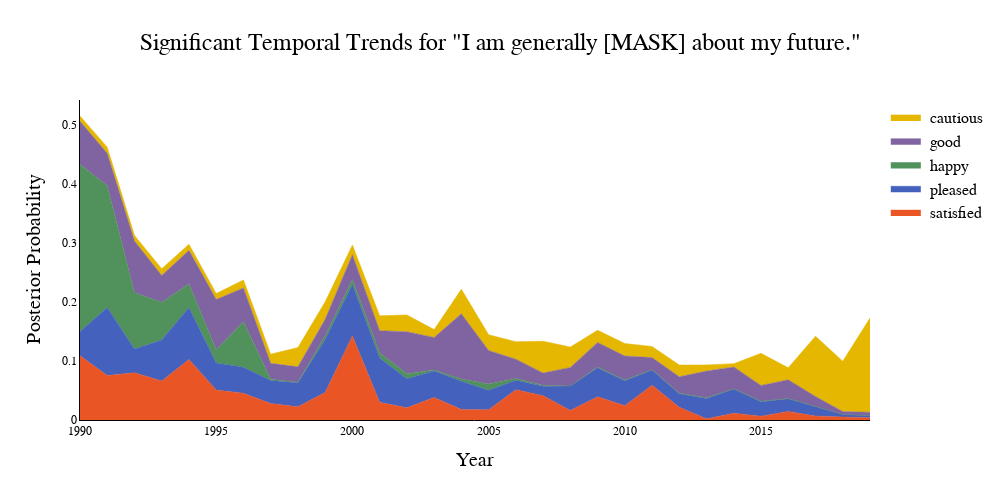

The notebook cell saved with this chart:
### Code cell
visuzlize_process('I am generally [MASK] about my future.', top_k=25, saveas='future.html')

### Figure 1 — Plotly figure (JSON) as saved in the notebook; plotly's stock layout.template omitted (floating-point values rounded to 4 significant figures)
{"data": [{"fillcolor": "rgba(234, 85, 38, 1)", "hovertemplate": "<b> satisfied</b>  %{y:.3f}<extra></extra>", "line": {"color": "#EA5526", "width": 0.5}, "mode": "lines", "name": " satisfied", "stackgroup": "one", "type": "scatter", "x": [1990, 1991, 1992, 1993, 1994, 1995, 1996, 1997, 1998, 1999, 2000, 2001, 2002, 2003, 2004, 2005, 2006, 2007, 2008, 2009, 2010, 2011, 2012, 2013, 2014, 2015, 2016, 2017, 2018, 2019], "y": [0.1088, 0.0755, 0.07996, 0.0661, 0.1024, 0.05064, 0.04529, 0.02791, 0.02237, 0.04666, 0.1426, 0.02999, 0.02057, 0.03812, 0.01778, 0.01725, 0.0513, 0.04115, 0.01626, 0.03927, 0.02433, 0.05907, 0.02148, 0.002001, 0.01145, 0.006482, 0.01446, 0.00676, 0.005147, 0.003804]}, {"fillcolor": "rgba(68, 98, 189, 1)", "hovertemplate": "<b> pleased</b>  %{y:.3f}<extra></extra>", "line": {"color": "#4462bd", "width": 0.5}, "mode": "lines", "name": " pleased", "stackgroup": "one", "type": "scatter", "x": [1990, 1991, 1992, 1993, 1994, 1995, 1996, 1997, 1998, 1999, 2000, 2001, 2002, 2003, 2004, 2005, 2006, 2007, 2008, 2009, 2010, 2011, 2012, 2013, 2014, 2015, 2016, 2017, 2018, 2019], "y": [0.04139, 0.1151, 0.04048, 0.06955, 0.0883, 0.04584, 0.04408, 0.03919, 0.04073, 0.08997, 0.08706, 0.07521, 0.04938, 0.04512, 0.04773, 0.03297, 0.01594, 0.01605, 0.04127, 0.04917, 0.04234, 0.02556, 0.02302, 0.03451, 0.04123, 0.02465, 0.02163, 0.01567, 0.004206, 0.003528]}, {"fillcolor": "rgba(81, 145, 91, 1)", "hovertemplate": "<b> happy</b>  %{y:.3f}<extra></extra>", "line": {"color": "#51915B", "width": 0.5}, "mode": "lines", "name": " happy", "stackgroup": "one", "type": "scatter", "x": [1990, 1991, 1992, 1993, 1994, 1995, 1996, 1997, 1998, 1999, 2000, 2001, 2002, 2003, 2004, 2005, 2006, 2007, 2008, 2009, 2010, 2011, 2012, 2013, 2014, 2015, 2016, 2017, 2018, 2019], "y": [0.2831, 0.2063, 0.09511, 0.06384, 0.0397, 0.02253, 0.07703, 0.002135, 0.001042, 0.006325, 0.008374, 0.008193, 0.00858, 0.001412, 0.003836, 0.01088, 0.00308, 0.001668, 0.000108, 0.0015, 0.001011, 0.0006496, 0.0007355, 0.001311, 0.0001075, 0.0008345, 0.00024, 0.0002554, 5.143e-05, 9.48e-05]}, {"fillcolor": "rgba(128, 100, 162, 1)", "hovertemplate": "<b> good</b>  %{y:.3f}<extra></extra>", "line": {"color": "#8064A2", "width": 0.5}, "mode": "lines", "name": " good", "stackgroup": "one", "type": "scatter", "x": [1990, 1991, 1992, 1993, 1994, 1995, 1996, 1997, 1998, 1999, 2000, 2001, 2002, 2003, 2004, 2005, 2006, 2007, 2008, 2009, 2010, 2011, 2012, 2013, 2014, 2015, 2016, 2017, 2018, 2019], "y": [0.07318, 0.05498, 0.08775, 0.04552, 0.05712, 0.08529, 0.05744, 0.02685, 0.02604, 0.02777, 0.0422, 0.03797, 0.07117, 0.05525, 0.1107, 0.05681, 0.03276, 0.02073, 0.03138, 0.0415, 0.04075, 0.02057, 0.02811, 0.0452, 0.0372, 0.02661, 0.03185, 0.01729, 0.004897, 0.005727]}, {"fillcolor": "rgba(229, 183, 0, 1)", "hovertemplate": "<b> cautious</b>  %{y:.3f}<extra></extra>", "line": {"color": "#E5B700", "width": 0.5}, "mode": "lines", "name": " cautious", "stackgroup": "one", "type": "scatter", "x": [1990, 1991, 1992, 1993, 1994, 1995, 1996, 1997, 1998, 1999, 2000, 2001, 2002, 2003, 2004, 2005, 2006, 2007, 2008, 2009, 2010, 2011, 2012, 2013, 2014, 2015, 2016, 2017, 2018, 2019], "y": [0.008851, 0.01043, 0.009562, 0.01145, 0.01031, 0.01004, 0.01357, 0.01552, 0.03259, 0.02951, 0.01639, 0.02518, 0.02844, 0.01331, 0.04165, 0.02652, 0.02972, 0.05395, 0.03452, 0.02077, 0.02118, 0.01874, 0.01975, 0.01039, 0.005553, 0.05437, 0.02018, 0.1021, 0.08529, 0.1596]}], "layout": {"height": 500, "hoverlabel": {"font": {"family": "Geist Mono", "size": 12}}, "hovermode": "x", "legend": {"font": {"color": "black", "family": "Junicode", "size": 16}}, "paper_bgcolor": "rgba(0,0,0,0)", "plot_bgcolor": "rgba(0,0,0,0)", "showlegend": true, "title": {"font": {"color": "black", "family": "Junicode", "size": 24}, "text": "Significant Temporal Trends for \"I am generally [MASK] about my future.\"", "x": 0.5}, "width": 1000, "xaxis": {"linecolor": "black", "linewidth": 1, "showgrid": false, "tickfont": {"color": "black", "family": "Geist Mono", "size": 12}, "title": {"font": {"color": "black", "family": "Junicode", "size": 20}, "text": "Year"}, "zeroline": false}, "yaxis": {"linecolor": "black", "linewidth": 1, "showgrid": false, "tickfont": {"color": "black", "family": "Geist Mono", "size": 12}, "title": {"font": {"color": "black", "family": "Junicode", "size": 20}, "text": "Posterior Probability"}, "zeroline": false}}}
